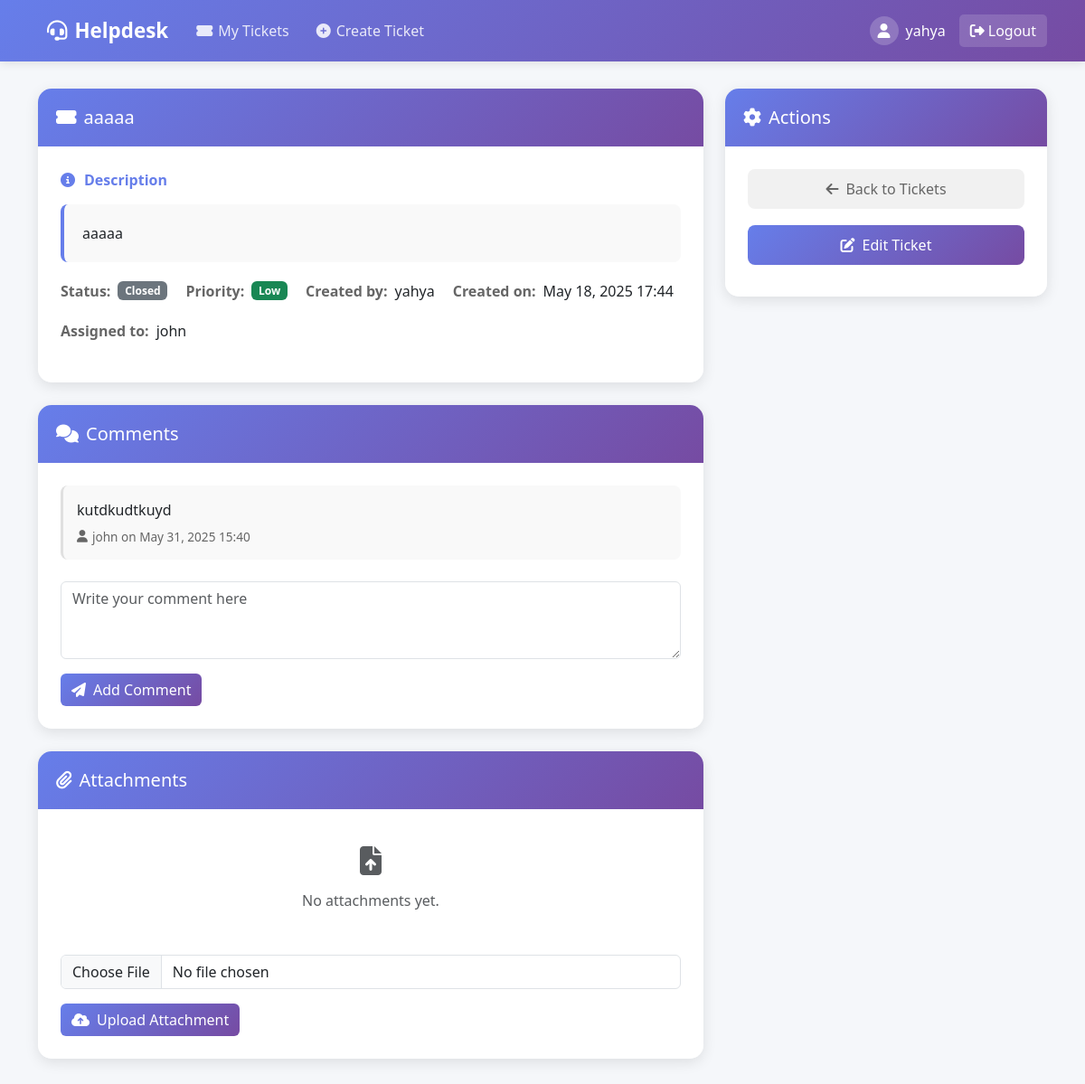
The app's page /tickets/7/ (signed in), older data.
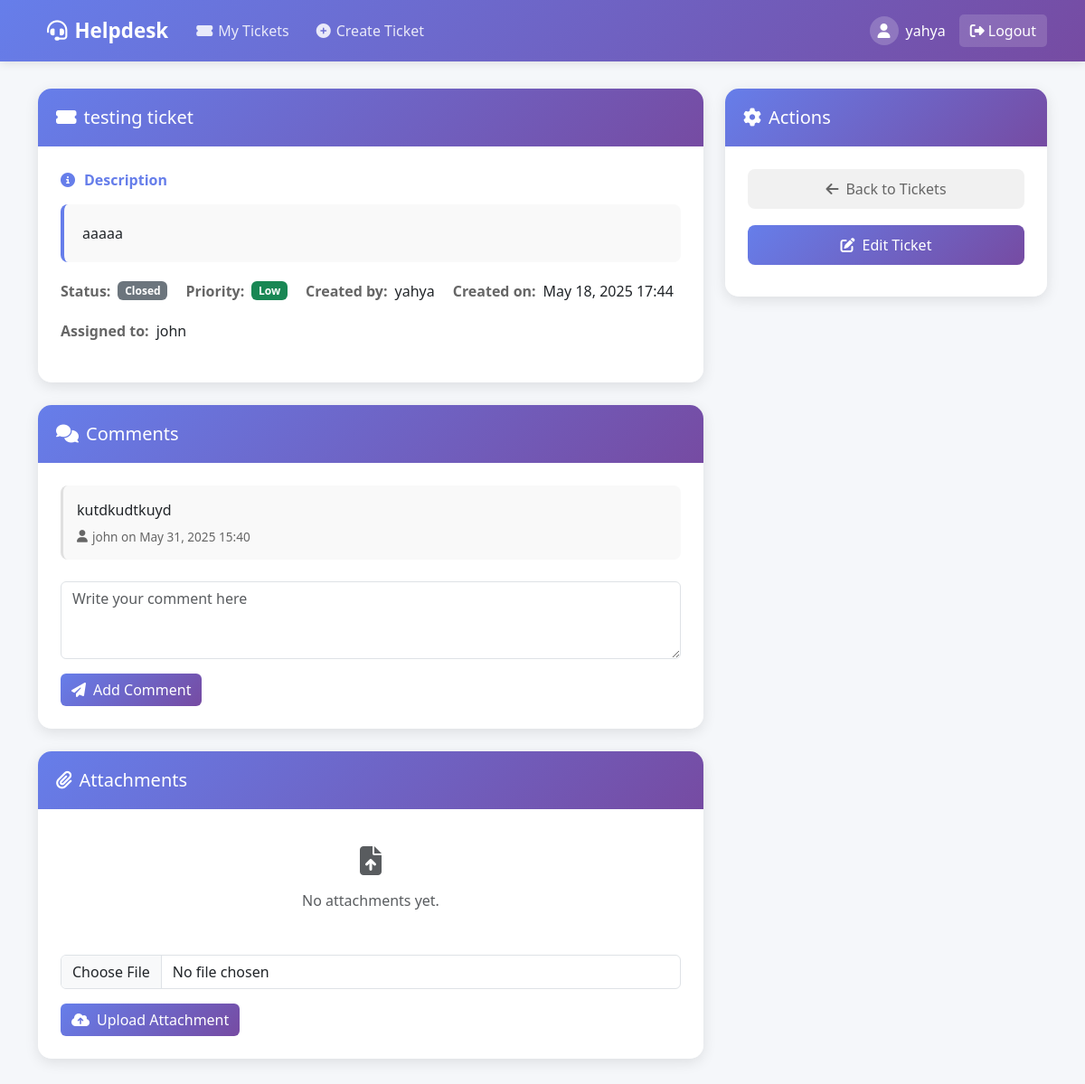
The same page, newer data.
### tickets/models.py (models this page shows, shortened)
class Ticket(models.Model):
    STATUS_CHOICES = (
        ('new', 'New'),
        ('in_progress', 'In Progress'),
        ('pending', 'Pending'),
        ('resolved', 'Resolved'),
        ('closed', 'Closed'),
    )
    PRIORITY_CHOICES = (
        ('low', 'Low'),
        ('medium', 'Medium'),
        ('high', 'High'),
        ('urgent', 'Urgent'),
    )
    title = models.CharField(max_length=200)
    description = models.TextField()
    created_by = models.ForeignKey(User, on_delete=models.CASCADE, related_name='created_tickets')
    assigned_to = models.ForeignKey(User, on_delete=models.SET_NULL, null=True, blank=True, related_name='assigned_tickets')
    department = models.ForeignKey(Department, on_delete=models.PROTECT, related_name='tickets', null=True, blank=True)
    status = models.CharField(max_length=20, choices=STATUS_CHOICES, default='new')
    priority = models.CharField(max_length=20, choices=PRIORITY_CHOICES, default='medium')
    created_at = models.DateTimeField(auto_now_add=True)
    updated_at = models.DateTimeField(auto_now=True)
    resolution_notes = models.TextField(blank=True, null=True, help_text="Notes about how the ticket was resolved")

### tickets/views.py (the view, shortened to what this page needs)
# urls.py: path('tickets/<int:pk>/', views.ticket_detail, name='ticket_detail'),
@login_required
def ticket_detail(request, pk):
    ticket = get_object_or_404(Ticket, pk=pk)
    if not (request.user.is_superuser or (request.user.is_staff and request.user.departments.filter(id=ticket.department.id).exists()) or request.user == ticket.created_by):
        messages.error(request, "You don't have permission to view this ticket.")
        return redirect('my_tickets')
    comments = ticket.comments.all().order_by('created_at')
    attachments = ticket.attachments.filter(file__isnull=False).all()  # Only get attachments with valid files
    comment_form = CommentForm()
    attachment_form = AttachmentForm()
    assign_form = None
    if request.user.is_staff and not request.user.is_superuser and request.user.departments.filter(id=ticket.department.id).exists():
        assign_form = AssignTicketForm(instance=ticket, department=ticket.department)
    context = {
        'ticket': ticket,
        'comments': comments,
        'attachments': attachments,
        'comment_form': comment_form,
        'attachment_form': attachment_form,
        'assign_form': assign_form,
    }
    return render(request, 'tickets/ticket_detail.html', context)

### tickets/forms.py
class CommentForm(forms.ModelForm):
    class Meta:
        model = Comment
        fields = ['content']
        widgets = {
            'content': forms.Textarea(attrs={
                'class': 'form-control',
                'rows': 3,
                'placeholder': 'Write your comment here'
            }),
        }

class AttachmentForm(forms.ModelForm):
    file = forms.FileField(
        required=False,
        widget=forms.FileInput(attrs={
            'class': 'form-control',
            'accept': '.pdf,.doc,.docx,.txt,.png,.jpg,.jpeg',
        })
    )
    class Meta:
        model = Attachment
        fields = ['file']

### tickets/templates/tickets/ticket_detail.html (shortened to what the changed rows need)
{% extends 'base.html' %}
{% load ticket_extras %}
{% block content %}
<div class="row">
    <div class="col-md-8">
        <div class="ticket-card">
            <div class="ticket-header">
                <h5 class="mb-0 d-flex align-items-center">
                    <i class="fas fa-ticket-alt me-2"></i>
                    {{ ticket.title }}
                </h5>
            </div>
            <div class="ticket-body">
                <div class="ticket-section">
                    <div class="ticket-section-title">
                        <i class="fas fa-info-circle"></i>Description
                    </div>
                    <div class="ticket-description">
                        {{ ticket.description }}
                    </div>
                </div>
                <div class="ticket-meta">
                    <div class="ticket-meta-item">
                        <span class="ticket-meta-label">Status:</span>
                        <span class="badge {% if ticket.status == 'new' %}bg-info
                                       {% elif ticket.status == 'in_progress' %}bg-primary
                                       {% elif ticket.status == 'pending' %}bg-warning
                                       {% elif ticket.status == 'resolved' %}bg-success
                                       {% else %}bg-secondary{% endif %}">
                            {{ ticket.get_status_display }}
                        </span>
                    </div>
                    <div class="ticket-meta-item">
                        <span class="ticket-meta-label">Priority:</span>
                        <span class="badge {% if ticket.priority == 'low' %}bg-success
                                       {% elif ticket.priority == 'medium' %}bg-info
                                       {% elif ticket.priority == 'high' %}bg-warning
                                       {% else %}bg-danger{% endif %}">
                            {{ ticket.get_priority_display }}
                        </span>
                    </div>
                    <div class="ticket-meta-item">
                        <span class="ticket-meta-label">Created by:</span>
                        <span>{{ ticket.created_by.username }}</span>
                    </div>
                    <div class="ticket-meta-item">
                        <span class="ticket-meta-label">Created on:</span>
                        <span>{{ ticket.created_at|date:"M d, Y H:i" }}</span>
                    </div>
                    {% if ticket.assigned_to %}
                    <div class="ticket-meta-item">
                        <span class="ticket-meta-label">Assigned to:</span>
                        <span>{{ ticket.assigned_to.username }}</span>
                    </div>
                    {% endif %}
                </div>
            </div>
        </div>
    </div>
</div>
{% endblock %}

Row changes from the older to the newer data that the page shows:
changed Ticket "aaaaa": title "aaaaa" → "testing ticket"
